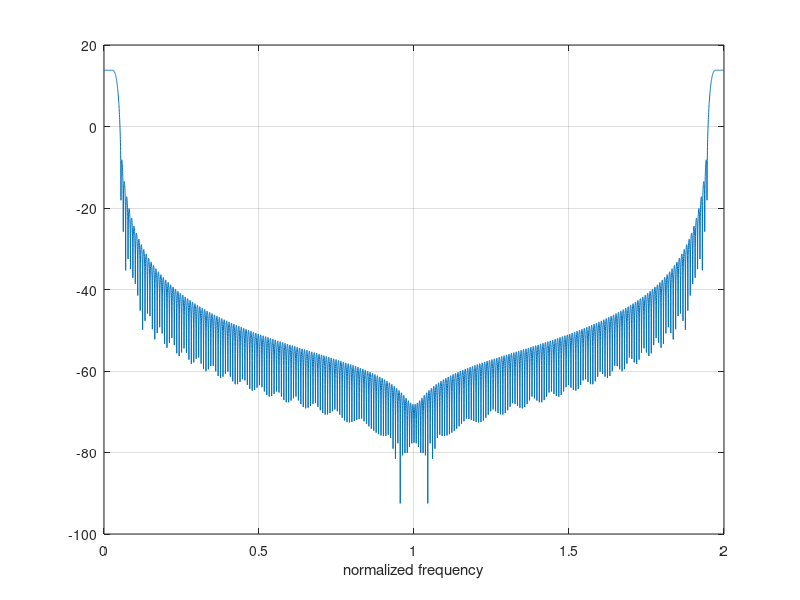

Here is the MATLAB script that generated this plot:
% Polyphase filterbank parameters
M = 32;  % Polyphase branches (NFFT)
L = 256; % Taps in prototype FIR filter
P = L/M; % Taps in branch of a polyphase FIR filter
D = 24;  % decimation rate (D <= M)

% Design prototype LPF (Hanning window)
idx = -P/2*(M/D):1/D:(M/D)*P/2-1/D; % (M/D) 1/D to extend to the correct L length. Note: need to design the filter for the decimation rate D not the maximally sampled rate M in fact I really need to investiagate proper filter design here to get a super tight corner to achieve an image rejection as low as askap does of -60dB.
x = sinc(idx);
hann = hanning(L).';

h = x.*hann;

% fname = "/home/mcb/git/alpaca/oversampled-pfb/csim/coeff.dat";
% fp = fopen(fname, 'w+');
% % learned that c++ has no built conversion from hex to float and so a hex
% % representation file to be included for an array becomes unsinged longs or
% % something like that. The only form in the standard is to have them
% % represented as text
% fprintf(fp, '%g,\n', h);

fine = 8192;
H = fft(h, fine);
faxis_normalized = (0:1/(fine/2):2-1/(fine/2));
plot(faxis_normalized, 10*log10(abs(H))); grid on;
xlabel('normalized frequency');

% We don't want 32 filters spaced here, we want 24 spaced here inside a 32
% window area and then we are throwing channels out to.
% I assert (without proof, yet) that the  best you can do in designing your
% filter is to have adajacent channels overlap at the corner frequency for
% the oversampled case (e.g., 1/D).
% So in my mind how I am thinking of it now is that the channel passband
% extends out to 1/D in normalized frequency but we are going to end up
% only keeping up to 1/M. The region between [1/M and 1/D] is sort of (I
% think) "slack" that we have to play with. The number of channels we throw
% away though ultimately depends on how aligned we are and the aliasign we
% want to achieve. But again this is where I assert that based on the
% design here, the worst case is you are retaining D/M of your band. 
f_c_cs = 1/M; % critically sampled corner in normalized frequency [-1, 1];
f_c_os = 1/D; % oversampled corner frequency in normalized frequency [-1, 1];

% Some interesting take aways for specific numbers to think about. Consider
% the oversample ratio 4/3, M=32, D=24. Then a second stage PFB at N=512.
% The total number of possible channels is 512*32=16384 but we actually
% reatain 24*512=12288. The ratio's of these equal our oversampled ratio
% (16384/12288 = 4/3 with the inverse being 12288/16384 = 3/4) and the
% inverse can be thought of the amount of the band that we get to keep. So
% a smaller overample ratio, the less we have to potentially throw away.


